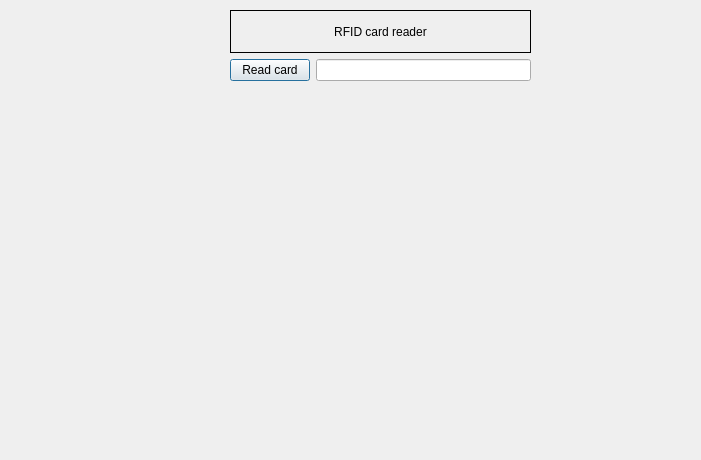
<?xml version="1.0" encoding="UTF-8"?>
<ui version="4.0">
 <class>Card</class>
 <widget class="QDialog" name="Card">
  <property name="geometry">
   <rect>
    <x>0</x>
    <y>0</y>
    <width>701</width>
    <height>460</height>
   </rect>
  </property>
  <property name="windowTitle">
   <string>Dialog</string>
  </property>
  <widget class="QWidget" name="verticalLayoutWidget">
   <property name="geometry">
    <rect>
     <x>230</x>
     <y>10</y>
     <width>301</width>
     <height>91</height>
    </rect>
   </property>
   <layout class="QGridLayout" name="gridLayout">
    <item row="0" column="0">
     <widget class="QLabel" name="label">
      <property name="frameShape">
       <enum>QFrame::Shape::Box</enum>
      </property>
      <property name="text">
       <string>RFID card reader</string>
      </property>
      <property name="alignment">
       <set>Qt::AlignmentFlag::AlignCenter</set>
      </property>
     </widget>
    </item>
    <item row="1" column="0">
     <layout class="QFormLayout" name="formLayout">
      <item row="0" column="0">
       <widget class="QPushButton" name="pushButton">
        <property name="text">
         <string>Read card</string>
        </property>
       </widget>
      </item>
      <item row="0" column="1">
       <widget class="QLineEdit" name="lineEdit"/>
      </item>
     </layout>
    </item>
   </layout>
  </widget>
 </widget>
 <resources/>
 <connections/>
</ui>
